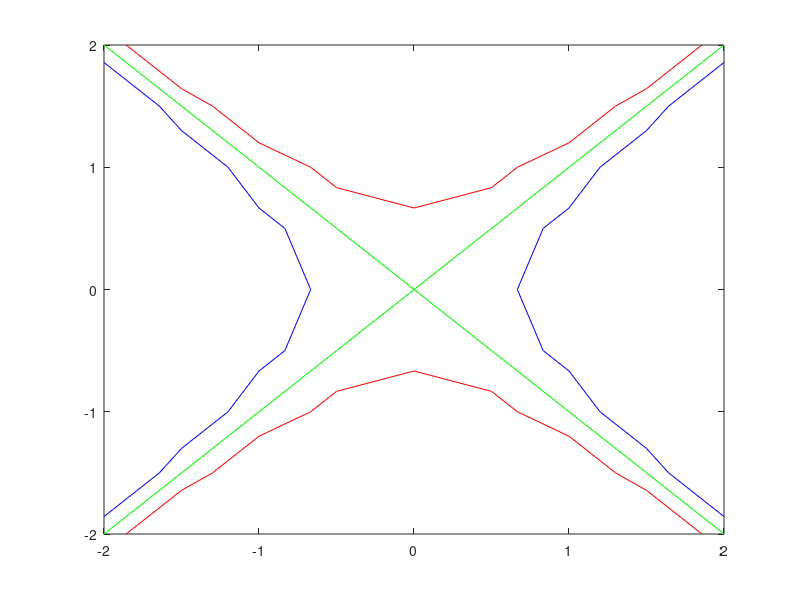
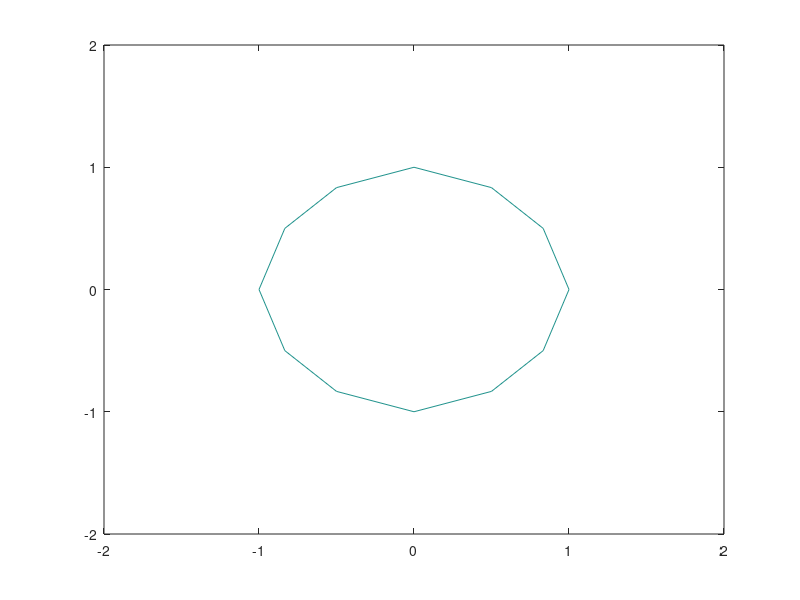
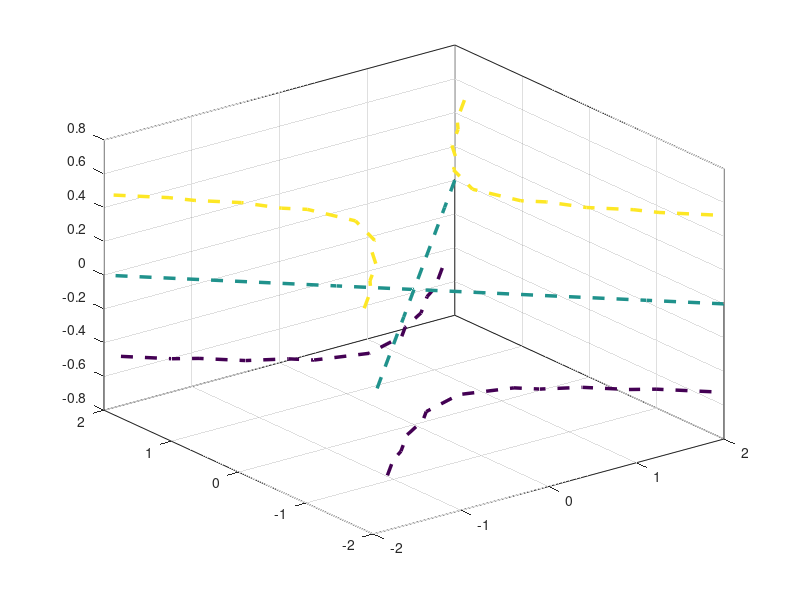
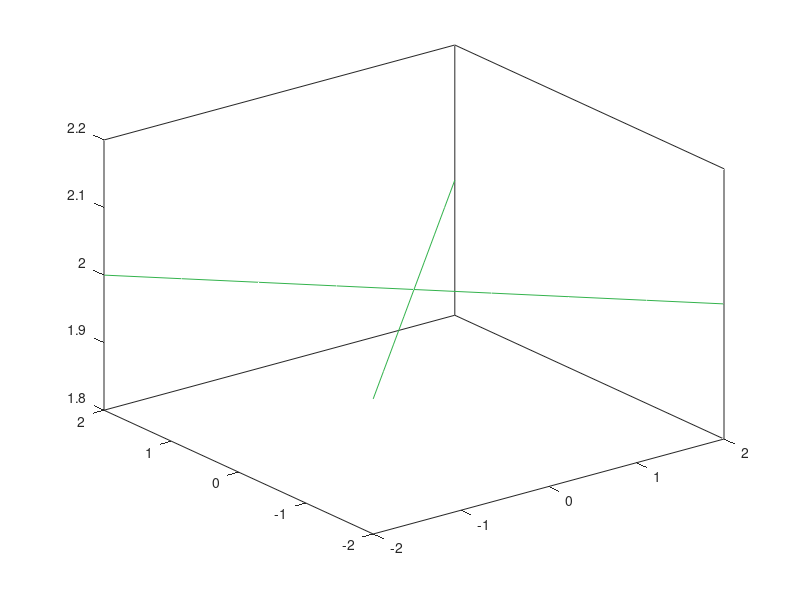

Recreate these plots in MATLAB, in order.
function verify_dalga25_stage4(output_dir, only_case)
  % Acceptance recipe for the orchestrator's fresh Qt Octave copy ONLY.
  % No graphics or MATLAB measurements were run while authoring this file.
  % Each case is independent; only_case avoids the 12-figure execute export cap.
  % With output_dir, inspect actual serializer JSON and assert immutability.
  % Octave 11.3 patch FaceColor enum has no texturemap value. Texture
  % rejection belongs in protocol/unit tests, not an unconstructible figure.
  % Contour zlevel/zlevelmode are Octave extensions, not MATLAB assertions.
  if nargin<1,output_dir='';end
  if nargin<2,only_case='';end
  cases={...
    'contour levels', '', 'contour(x,y,z,[-.5 0 .5]);colormap([1 0 0;0 1 0;0 0 1]);caxis([-1 1]);';...
    'contour closed paths', '', 'contour(x,y,x.^2+y.^2,[1 1]);';...
    'contour3 styles', '', '[~,h]=contour3(x,y,z,[-.5 0 .5]);set(h,"linestyle","--","linewidth",2.5);';...
    'contour manual zlevel', '', '[~,h]=contour(x,y,z,[0 0]);set(h,"zlevelmode","manual","zlevel",2,"linecolor",[.2 .7 .3]);view(3);';...
    'surfc resolved contours', '', 'surfc(x,y,z,"facecolor",[.3 .6 .8],"edgecolor","none");';...
    'meshc resolved contours', '', 'meshc(x,y,z);';...
    'contourf fallback', 'contour_filled', 'contourf(x,y,z,[-.5 0 .5]);';...
    'clabel fallback', 'contour_labels', '[c,h]=contour(x,y,z,[-.5 0 .5]);clabel(c,h);';...
    'clabel matrix fallback', 'contour_labels', 'c=contour(x,y,x.^2+y.^2,[1 2 3]);clabel(c);';...
    'patch RGB convex', '', 'patch("vertices",v,"faces",[1 2 3 4],"facecolor",[.2 .6 .8],"edgecolor","none");view(2);axis([0 1 0 1 0 2]);axis off;';...
    'fill3 XYZ concave', '', 'fill3([0 2 2 1 0],[0 0 2 1 2],ones(1,5),[.2 .6 .8],"edgecolor",[.1 .1 .1],"linestyle",":","linewidth",2);view(3);';...
    'patch NaN face padding', '', 'patch("vertices",[v;2 0 1;3 0 1;2.5 1 1],"faces",[1 2 3 4;5 6 7 NaN],"facecolor",[.2 .6 .8],"edgecolor","none");view(3);';...
    'patch indexed face flat', '', 'patch("vertices",[v;v+[2 0 0]],"faces",[1 2 3 4;5 6 7 8],"facevertexcdata",[1;2],"facecolor","flat","edgecolor","none","cdatamapping","direct");colormap([1 0 0;0 0 1]);view(3);';...
    'patch RGB face flat', '', 'patch("vertices",[v;v+[2 0 0]],"faces",[1 2 3 4;5 6 7 8],"facevertexcdata",[1 0 0;0 0 1],"facecolor","flat","edgecolor","none");view(3);';...
    'patch edge only', '', 'patch("vertices",v,"faces",[1 2 3 4],"facecolor","none","edgecolor",[.2 .6 .8],"linestyle","--");view(3);';...
    'patch interp fallback', 'interpolated_color', 'patch("vertices",v,"faces",[1 2 3 4],"facevertexcdata",[0;1;2;3],"facecolor","interp");view(3);';...
    'patch alpha fallback', 'transparency', 'patch("vertices",v,"faces",[1 2 3 4],"facecolor",[.2 .6 .8],"facealpha",.5);view(3);';...
    'patch lighting fallback', 'lighting', 'patch("vertices",v,"faces",[1 2 3 4],"facecolor",[.2 .6 .8],"facelighting","flat");light;view(3);';...
    'patch nonplanar fallback', 'unsupported_patch', 'v(4,3)=1.2;patch("vertices",v,"faces",[1 2 3 4],"facecolor",[.2 .6 .8]);view(3);';...
    'patch bowtie fallback', 'unsupported_patch', 'patch("vertices",v,"faces",[1 3 2 4],"facecolor",[.2 .6 .8]);view(3);';...
    'patch degenerate fallback', 'unsupported_patch', 'patch("vertices",[0 0 1;1 0 1;2 0 1],"faces",[1 2 3],"facecolor",[.2 .6 .8]);view(3);';...
    'patch 64 vertices', '', 'q=(0:63)''*2*pi/64;patch("vertices",[cos(q),sin(q),ones(64,1)],"faces",1:64,"facecolor",[.2 .6 .8],"edgecolor","none");view(3);';...
    'patch 65 vertices fallback', 'budget_exceeded', 'q=(0:64)''*2*pi/65;patch("vertices",[cos(q),sin(q),ones(65,1)],"faces",1:65,"facecolor",[.2 .6 .8]);view(3);';...
    'patch vertex budget fallback', 'budget_exceeded', 'patch("vertices",[v;zeros(39997,2),ones(39997,1)],"faces",[1 2 3 4],"facecolor",[.2 .6 .8]);view(3);';...
    'patch triangle budget fallback', 'budget_exceeded', 'patch("vertices",v,"faces",repmat([1 2 3],80001,1),"facecolor",[.2 .6 .8]);view(3);';...
    'patch marker fallback', 'unsupported_patch', 'patch("vertices",v,"faces",[1 2 3 4],"facecolor",[.2 .6 .8],"marker","o");view(3);';...
    'patch per vertex flat fallback', 'patch_colors', 'patch("vertices",v,"faces",[1 2 3 4],"facevertexcdata",[1;2;3;4],"facecolor","flat");view(3);';...
    'patch ambiguous flat fallback', 'patch_colors', 'patch("vertices",[0 0 1;1 0 1;0 1 1],"faces",[1 2 3;2 3 1;3 1 2],"facevertexcdata",[1;2;3],"facecolor","flat");view(3);'...
  };
  [x,y]=meshgrid(linspace(-2,2,9));z=x.^2-y.^2;
  for i=1:rows(cases)
    if ~isempty(only_case)&&~strcmp(only_case,cases{i,1}),continue;end
    v=[0 0 1;1 0 1;1 1 1;0 1 1];
    f=figure('name',['D25 ' cases{i,1}],'position',[0 0 400 400]);
    eval(cases{i,3});
    if isempty(output_dir),continue;end
    handles=sort(findall(f));before=cell(size(handles));
    for j=1:numel(handles),before{j}=get(handles(j));end
    current=get(0,'currentfigure');
    data=__mf_figure_data__(f,struct('job',repmat('f',1,32),'figure',i));
    assert(isequal(handles,sort(findall(f))));assert(isequaln(current,get(0,'currentfigure')));
    for j=1:numel(handles),assert(isequaln(before{j},get(handles(j))));end
    if isempty(cases{i,2})
      assert(data.supported,['Expected interactive: ' cases{i,1}]);
    else
      assert(~data.supported&&strcmp(data.reason_code,cases{i,2}),['Expected ' cases{i,2} ': ' cases{i,1}]);
    end
    if ~exist(output_dir,'dir'),mkdir(output_dir);end
    file=fopen(fullfile(output_dir,sprintf('stage4_%02d.json',i)),'w');assert(file>=0);
    fputs(file,jsonencode(data));fclose(file);
  end
end
